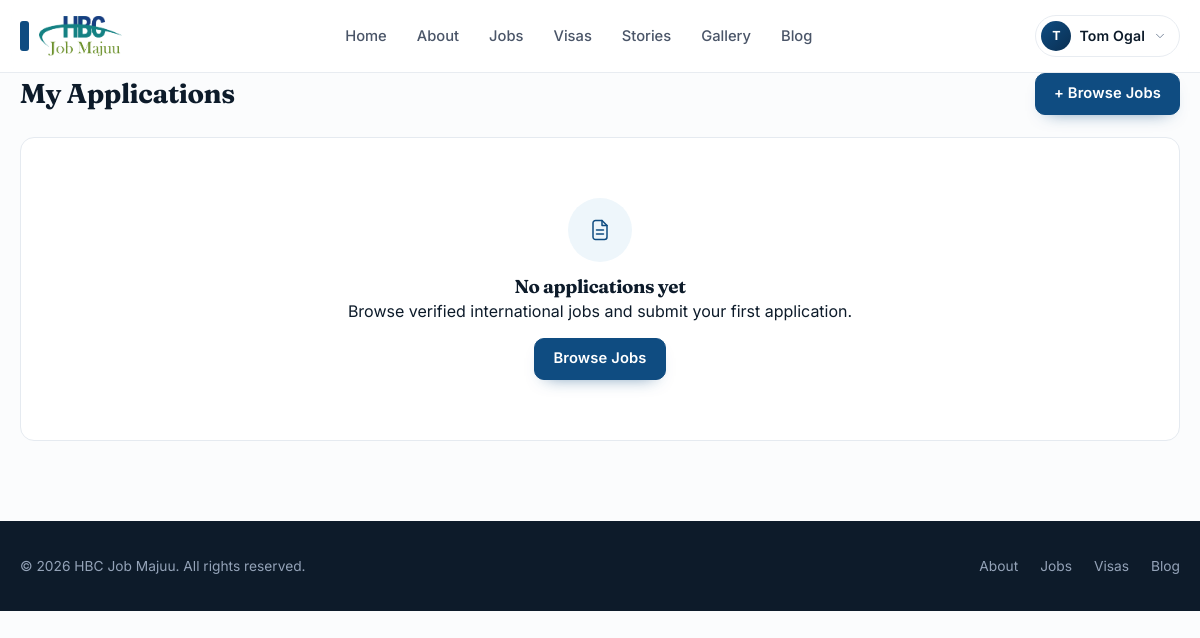
/my-applications/ (signed in), run on an earlier commit of the app's database.
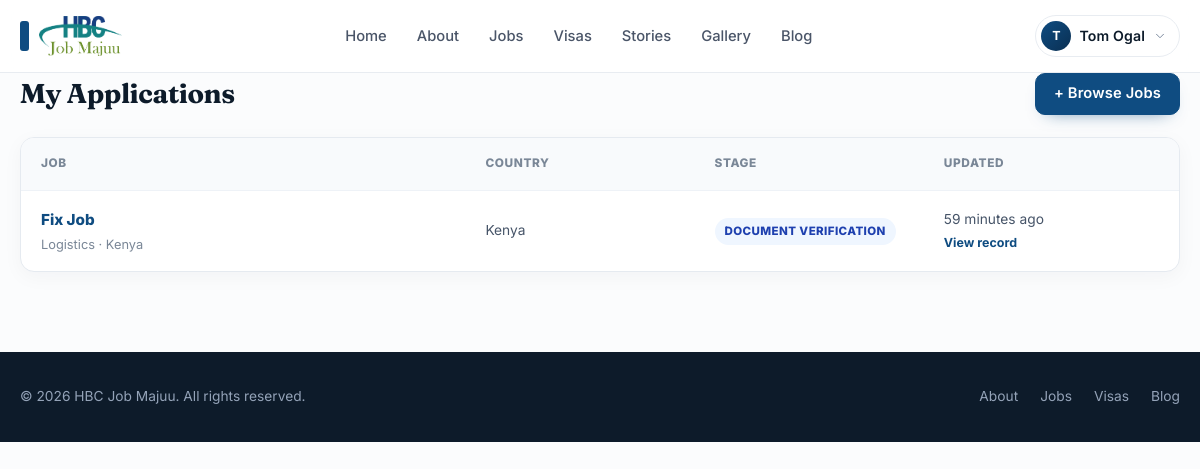
And on a later commit of the database.
### client/models.py (models this page shows, shortened)
class User(AbstractUser):
    class Role(models.TextChoices):
        USER = "USER", "Candidate"
        ADMIN = "ADMIN", "Super Admin"
        ADMIN_SUPER = "ADMIN_SUPER", "Super Admin"
        ADMIN_HANDLER = "ADMIN_HANDLER", "Admin Handler"
        PARTNER = "PARTNER", "Partner Reviewer"
        CONTENT_MANAGER = "CONTENT_MANAGER", "Content Manager"
        DIGITAL_MARKETING = "DIGITAL_MARKETING", "Digital Marketing"
        FINANCE_OFFICER = "FINANCE_OFFICER", "Finance Officer"
        ATS_COORDINATOR = "ATS_COORDINATOR", "ATS Coordinator"
    class MembershipTier(models.TextChoices):
        FREE = "FREE", "Free"
        MEMBER = "MEMBER", "Member"
        PLACED = "PLACED", "Placed"
    class NeaimsStatus(models.TextChoices):
        PENDING = "PENDING_REGISTRATION", "Pending Registration"
        REGISTERED = "REGISTERED", "Registered"
        VERIFIED = "VERIFIED", "Verified"
        REJECTED = "REJECTED", "Rejected"
    id = models.UUIDField(
        primary_key=True,
        default=uuid.uuid4,
        editable=False
    )
    first_name = models.CharField(max_length=50)
    last_name = models.CharField(max_length=50)
    email = models.EmailField(unique=True)
    phone_number = models.CharField(
        max_length=20,
        unique=True
    )
    country = models.CharField(max_length=100, blank=True, default="")
    city = models.CharField(max_length=100, blank=True, default="")
    passport_number = models.CharField(max_length=50, blank=True, default="")
    cv_summary = models.TextField(blank=True, default="")
    bio = models.TextField(blank=True, default="")
    role = models.CharField(
        max_length=30,
        choices=Role.choices,
        default=Role.USER,
        help_text="Controls how the user appears in the admin system and how they can access jobs.",
    )
    membership_tier = models.CharField(
        max_length=20,
        choices=MembershipTier.choices,
        default=MembershipTier.FREE
    )
    neaims_status = models.CharField(
        max_length=50,
        choices=NeaimsStatus.choices,
        default=NeaimsStatus.PENDING
    )
    groups = models.ManyToManyField(
        Group,
        related_name="client_user_set",
        blank=True,
        help_text="The groups this user belongs to.",
        verbose_name="groups",
    )
    user_permissions = models.ManyToManyField(
        Permission,
        related_name="client_user_permissions",
        blank=True,
        help_text="Specific permissions for this user.",
        verbose_name="user permissions",
    )
    created_at = models.DateTimeField(auto_now_add=True)
    updated_at = models.DateTimeField(auto_now=True)

class Application(models.Model):
    class ATSStage(models.TextChoices):
        SUBMITTED = "SUBMITTED", "Submitted"
        VETTING = "VETTING", "Document Verification"
        AGENT_REVIEW = "AGENT_REVIEW", "Agent Review"
        INTERVIEW = "INTERVIEW", "Interview"
        OFFER = "OFFER", "Offer Extended"
        VISA = "VISA", "Visa Processing"
        DEPLOYED = "DEPLOYED", "Deployed"
        REJECTED = "REJECTED", "Rejected"
    class VisaReadiness(models.TextChoices):
        NOT_STARTED = "NOT_STARTED", "Not started"
        PENDING = "PENDING", "Pending"
        READY = "READY", "Ready"
        UNDER_REVIEW = "UNDER_REVIEW", "Under review"
    class DocumentStatus(models.TextChoices):
        PENDING = "PENDING", "Pending"
        UPLOADED = "UPLOADED", "Uploaded"
        UNDER_REVIEW = "UNDER_REVIEW", "Under review"
        VERIFIED = "VERIFIED", "Verified"
    id = models.UUIDField(
        primary_key=True,
        default=uuid.uuid4,
        editable=False
    )
    candidate = models.ForeignKey(
        settings.AUTH_USER_MODEL,
        on_delete=models.CASCADE,
        related_name="applications"
    )
    job = models.ForeignKey(
        Job,
        on_delete=models.CASCADE,
        related_name="applications"
    )
    current_country = models.CharField(max_length=100, blank=True, default="")
    city = models.CharField(max_length=100, blank=True, default="")
    passport_number = models.CharField(max_length=50, blank=True, default="")
    years_of_experience = models.PositiveIntegerField(default=0)
    cover_letter = models.TextField(blank=True, default="")
    visa_readiness = models.CharField(
        max_length=30,
        choices=VisaReadiness.choices,
        default=VisaReadiness.PENDING,
    )
    document_status = models.CharField(
        max_length=30,
        choices=DocumentStatus.choices,
        default=DocumentStatus.PENDING,
    )
    admin_notes = models.TextField(blank=True, default="")
    ats_stage = models.CharField(
        max_length=50,
        choices=ATSStage.choices,
        default=ATSStage.SUBMITTED
    )
    tier_2_paid = models.BooleanField(default=False)
    tier_3_paid = models.BooleanField(default=False)
    assigned_agent = models.ForeignKey(
        settings.AUTH_USER_MODEL,
        on_delete=models.SET_NULL,
        null=True,
        blank=True,
        related_name="assigned_applications"
    )
    created_at = models.DateTimeField(auto_now_add=True)
    updated_at = models.DateTimeField(auto_now=True)
    class Meta:
        constraints = [
            models.UniqueConstraint(
                fields=["candidate", "job"],
                name="unique_candidate_job_application"
            )
        ]

class Job(models.Model):
    class Status(models.TextChoices):
        DRAFT = "DRAFT", "Draft"
        ACTIVE = "ACTIVE", "Active"
        FILLED = "FILLED", "Filled"
        CLOSED = "CLOSED", "Closed"
    class Visibility(models.TextChoices):
        PUBLIC = "PUBLIC", "Public"
        MEMBERS_ONLY = "MEMBERS_ONLY", "Members only"
    COUNTRY_FLAG_MAP = {
        "kenya": "🇰🇪",
        "uganda": "🇺🇬",
        "tanzania": "🇹🇿",
        "rwanda": "🇷🇼",
        "burundi": "🇧🇮",
        "ethiopia": "🇪🇹",
        "somalia": "🇸🇴",
        "south africa": "🇿🇦",
        "nigeria": "🇳🇬",
        "ghana": "🇬🇭",
        "cameroon": "🇨🇲",
        "zambia": "🇿🇲",
        "malawi": "🇲🇼",
        "mozambique": "🇲🇿",
        "egypt": "🇪🇬",
        "saudi arabia": "🇸🇦",
        "united arab emirates": "🇦🇪",
        "uae": "🇦🇪",
        "qatar": "🇶🇦",
        "oman": "🇴🇲",
        "bahrain": "🇧🇭",
        "kuwait": "🇰🇼",
        "jordan": "🇯🇴",
        "lebanon": "🇱🇧",
        "canada": "🇨🇦",
        "united states": "🇺🇸",
        "usa": "🇺🇸",
        "united kingdom": "🇬🇧",
        "uk": "🇬🇧",
        "germany": "🇩🇪",
        "france": "🇫🇷",
        "italy": "🇮🇹",
        "spain": "🇪🇸",
        "netherlands": "🇳🇱",
        "india": "🇮🇳",
        "pakistan": "🇵🇰",
        "sudan": "🇸🇩",
        "yemen": "🇾🇪",
        "oman": "🇴🇲",
    }
    id = models.UUIDField(
        primary_key=True,
        default=uuid.uuid4,
        editable=False
    )
    title = models.CharField(max_length=150)
    country = models.CharField(max_length=50)
    country_flag = models.CharField(max_length=20, blank=True, default="", help_text="Auto-generated flag for the country, such as 🇰🇪")
    sector = models.CharField(max_length=50)
    description_masked = models.TextField()
    description_full = models.TextField()
    salary_disclosed = models.BooleanField(default=False)
    salary_range = models.CharField(
        max_length=50,
        blank=True,
        null=True
    )
    tier_2_fee = models.DecimalField(
        max_digits=10,
        decimal_places=2,
        default=0.00
    )
    tier_3_fee = models.DecimalField(
        max_digits=10,
        decimal_places=2,
        default=0.00
    )
    status = models.CharField(
        max_length=20,
        choices=Status.choices,
        default=Status.ACTIVE
    )
    visibility = models.CharField(
        max_length=20,
        choices=Visibility.choices,
        default=Visibility.PUBLIC,
        help_text="Public jobs are visible to everyone; member-only jobs require membership access.",
    )
    image_url = models.URLField(max_length=500, blank=True, default="")
    cover_image = models.URLField(max_length=500, blank=True, default="", help_text="Optional cover image for the job card and detail page.")
    image_alt = models.CharField(max_length=150, blank=True, default="")
    created_at = models.DateTimeField(auto_now_add=True)
    updated_at = models.DateTimeField(auto_now=True)

### client/views.py (the view)
# urls.py: path("my-applications/", views.my_applications, name="my_applications"),
@login_required
def my_applications(request):
    applications = (
        Application.objects
        .filter(candidate=request.user)
        .select_related("job")
        .order_by("-updated_at")
    )
    context = {
        "title": "My Applications",
        "applications": applications,
        "ats_stages": Application.ATSStage.choices,
    }
    return render(request, "client/my_applications.html", context)

### client/templates/client/my_applications.html (shortened to what this page needs)
{% extends "base.html" %}
{% load static %}
{% block content %}
<div class="apps-header">
    <h1>My Applications</h1>
    <a href="{% url 'client:jobs' %}" class="btn btn-primary">+ Browse Jobs</a>
</div>
{% if applications %}
<div class="apps-table">
    <div class="apps-row header">
        <div>Job</div>
        <div>Country</div>
        <div>Stage</div>
        <div>Updated</div>
    </div>
    {% for app in applications %}
    <div class="apps-row">
        <div>
            <div class="apps-title"><a href="{% url 'client:application_detail' app.id %}"
                    style="color:#0f4c81; font-weight:800;">{{ app.job.title }}</a></div>
            <div class="apps-meta">{{ app.job.sector }} · {{ app.current_country|default:'Country pending' }}</div>
        </div>
        <div class="apps-cell">{{ app.job.country }}</div>
        <div>
            <span class="pill pill-{{ app.ats_stage|lower }}">
                {{ app.get_ats_stage_display }}
            </span>
        </div>
        <div class="apps-cell">
            {{ app.updated_at|timesince }} ago<br>
            <a href="{% url 'client:application_detail' app.id %}"
                style="color:#0f4c81;font-size:0.78rem;font-weight:700;">View record</a>
        </div>
    </div>
    {% endfor %}
</div>
{% else %}
<div class="empty-state">
    <div class="icon"></div>
    <h3>No applications yet</h3>
    <p>Browse verified international jobs and submit your first application.</p>
    <a href="{% url 'client:jobs' %}" class="btn btn-primary" style="margin-top:14px;">
        Browse Jobs
    </a>
</div>
{% endif %}
{% endblock %}

### client/templates/base.html (shortened to what this page needs)
{% load static %}
<!doctype html>
<html lang="en">
<head>
</head>
<body class="d-flex flex-column min-vh-100">
    <header class="site-header">
        <div class="site-container">
            <a class="brand" href="{% url 'client:index' %}" aria-label="Home">
                <img src="{% static 'images/Untitled-2.png' %}" alt="Home" class="site-logo">
            </a>
            <nav class="site-nav">
                <ul>
                    <li><a href="{% url 'client:index' %}">Home</a></li>
                    <li><a href="{% url 'client:about' %}">About</a></li>
                    <li><a href="{% url 'client:jobs' %}">Jobs</a></li>
                    <li><a href="{% url 'client:visas' %}">Visas</a></li>
                    <li><a href="{% url 'client:stories' %}">Stories</a></li>
                    <li><a href="{% url 'client:gallery' %}">Gallery</a></li>
                    <li><a href="{% url 'client:blog' %}">Blog</a></li>
                </ul>
            </nav>
            <div class="nav-actions">
                {% if user.is_authenticated %}
                <div class="account-menu" id="accountMenu">
                    <button type="button" class="account-trigger" id="accountTrigger" aria-haspopup="true"
                        aria-expanded="false">
                        <span class="avatar">
                            {{ user.first_name|default:user.username|slice:":1"|upper }}
                        </span>
                        <span class="account-name">
                            {{ user.get_full_name|default:user.username }}
                        </span>
                        <span class="caret">
                            <svg class="icon-svg sm" xmlns="http://www.w3.org/2000/svg" viewBox="0 0 24 24" fill="none"
                                stroke="currentColor" stroke-width="1.5" stroke-linecap="round" stroke-linejoin="round"
                                aria-hidden="true" focusable="false">
                                <path d="m6 9 6 6 6-6" />
                            </svg>
                        </span>
                    </button>
                </div>
                {% else %}
                <a href="{% url 'client:login' %}" class="btn-login">Login</a>
                <a href="{% url 'client:register' %}" class="btn-register">Register</a>
                {% endif %}
            </div>
        </div>
    </header>
    <main class="container">
        {% block content %}{% endblock %}
    </main>
    <footer class="site-footer">
        <div class="site-container">
            <small>&copy; {% now "Y" %} HBC Job Majuu. All rights reserved.</small>
            <div class="footer-links">
                <a href="{% url 'client:about' %}">About</a>
                <a href="{% url 'client:jobs' %}">Jobs</a>
                <a href="{% url 'client:visas' %}">Visas</a>
                <a href="{% url 'client:blog' %}">Blog</a>
            </div>
        </div>
    </footer>
</body>
</html>

### client/templates/client/my_applications.html (style rules this page uses)
.apps-header { display: flex; align-items: center; justify-content: space-between; gap: 16px; margin-bottom: 22px; flex-wrap: wrap; }
.apps-header h1 { font-size: 1.7rem; letter-spacing: -0.4px; margin: 0; }
.apps-table { background: #ffffff; border: 1px solid #e5eaf0; border-radius: 14px; overflow: hidden; box-shadow: 0 5px 20px rgba(15, 23, 42, 0.04); }
.apps-row { display: grid; grid-template-columns: 2fr 1fr 1fr 1fr; gap: 14px; align-items: center; padding: 16px 20px; border-bottom: 1px solid #eef2f7; transition: background 0.15s ease; }
.apps-row:last-child { border-bottom: none; }
.apps-row.header { background: #f8fafc; font-size: 0.74rem; font-weight: 800; letter-spacing: 0.6px; text-transform: uppercase; color: #7a8797; }
.apps-title { font-weight: 800; color: #172033; font-size: 0.95rem; margin-bottom: 2px; }
.apps-meta { font-size: 0.8rem; color: #7a8797; }
.apps-cell { font-size: 0.86rem; color: #465468; }
.pill { display: inline-block; padding: 4px 10px; border-radius: 999px; font-size: 0.72rem; font-weight: 800; letter-spacing: 0.4px; text-transform: uppercase; white-space: nowrap; }
.pill-vetting { background: #eff6ff; color: #1e40af; }

What changed in the data, as far as the page shows it:
added Application: job "Fix Job", job.sector "Logistics", current_country "Kenya", job.country "Kenya", ats_stage "DOCUMENT VERIFICATION", updated_at "59 minutes"
Also different on the page:
text no longer shown: "No applications yet Browse verified international jobs and submit your first application. Browse Jobs"
text now shown: "JOB COUNTRY STAGE UPDATED"
